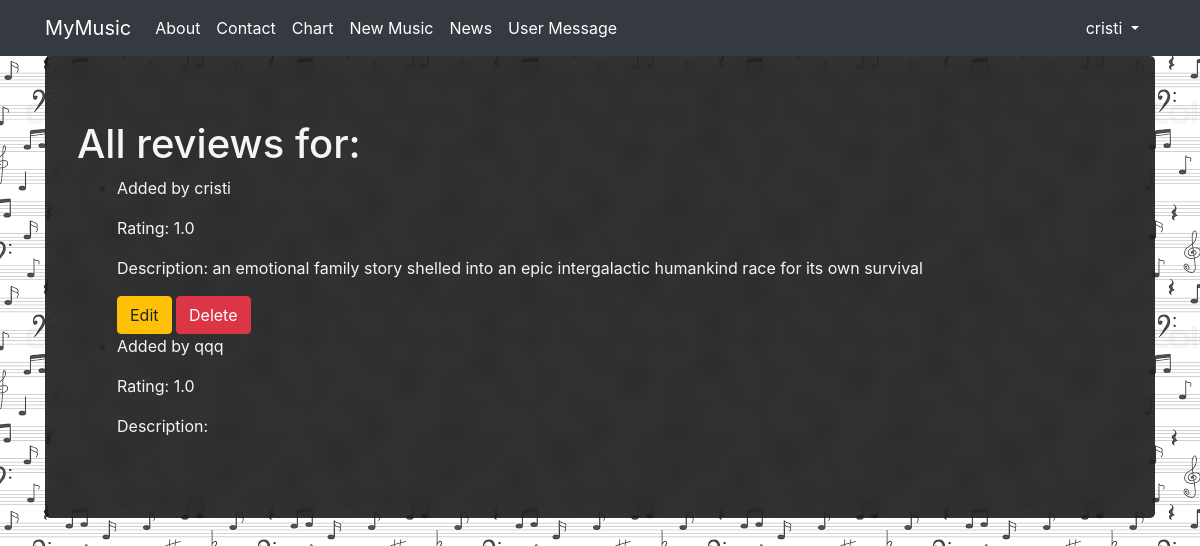
/reviews/1 (signed in), run on the app's committed database.
### myapp/models.py (models this page shows, shortened)
class Review(models.Model):
    user = models.ForeignKey(User, on_delete=models.CASCADE)
    album = models.ForeignKey(Album, on_delete=models.CASCADE)
    rating = models.FloatField()
    review = models.TextField()
    published_date = models.DateTimeField(auto_now_add=True)
    class Meta:
        verbose_name_plural = 'Reviews'

### myapp/views.py (the view)
# urls.py: path('reviews/<post_id>', see_all_reviews_view, name='reviews'),
def see_all_reviews_view(request, post_id):
        album = Album.objects.get(pk=post_id)
        reviews = Review.objects.filter(album=album).order_by('-pk')
        return render(
            request,
            'all_review.html',
            context={
                'album': album,
                'reviews': reviews
            }
        )

### myapp/templates/all_review.html
{% extends 'base.html' %}
{% block content %}
<h1>All reviews for: {{ album.title }}</h1>
<ul>
    {% for review in reviews %}
    <li>
        <p>Added by {{ review.user.username }}</p>
        <p>Rating: {{ review.rating }}</p>
        <p>Description: {{ review.review }}</p>
        {% if review.user == user %}
            <a class="btn btn-warning" href="{% url 'edit-review' review.pk %}">Edit</a>
            <a class="btn btn-danger" href="{% url 'delete-review' review.pk %}">Delete</a>
        {% endif %}
    </li>
    {% endfor %}
</ul>
{% endblock %}

### myapp/templates/base.html (shortened to what this page needs)
{% load static %}
<html {% if LANGUAGE_CODE %}lang="{{ LANGUAGE_CODE }}" {% endif %}>
<head>
    <link rel="stylesheet" href="https://stackpath.bootstrapcdn.com/bootstrap/4.2.1/css/bootstrap.min.css"
>
    <link rel="stylesheet" href="{% static 'index.css' %}">
</head>
<body>
<nav class="navbar navbar-expand-lg navbar-dark bg-dark">
    <div class="container fixed">
        <a class="navbar-brand" href="/">MyMusic</a>
        <div class="collapse navbar-collapse" id="navbarNavAltMarkup">
            <div class="navbar-nav">
                <a class="nav-item nav-link active" href="{% url 'about' %}">
                    About
                </a>
                <a class="nav-item nav-link active" href="{% url 'contact' %}">
                    Contact
                </a>
                <a class="nav-item nav-link active" href="{% url 'chart' %}">
                    Chart
                </a>
                <a class="nav-item nav-link active" href="{% url 'new-music' %}">
                    New Music
                </a>
                <a class="nav-item nav-link active" href="{% url 'news' %}">
                    News
                </a>
                <a class="nav-item nav-link active" href="{% url 'user-message' %}">
                    User Message
                </a>
            </div>
        </div>
        <div class="nav-item dropdown">
            {% if user.is_authenticated %}
            <a class="nav-link dropdown-toggle text-white" href="#" data-toggle="dropdown">
                {{ user.username }}
            </a>
            {% endif %}
        </div>
    </div>
</nav>
<div class="container">
    <div class="jumbotron">
        {% block content %}{% endblock %}
    </div>
</div>
</body>
</html>

### myapp/static/index.css (style rules this page uses)
body { background-image: url('/static/bck_images.png'); background-repeat: repeat; }
.jumbotron { background: rgba(0, 0, 0, 0.8); backdrop-filter: blur(10px) }
p,h1,h2,h3,h4,h5,h6,label { color: whitesmoke; }
a { color: lightblue; }

### data on the page
Review: user.username "cristi", rating "1.0", review "an emotional family story shelled into an epic intergalactic humankind race for its own survival", shows "Edit"
Review: user.username "qqq", rating "1.0"

### other printed values
{{ user.username }} "cristi"
